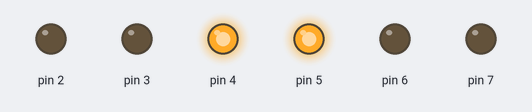
Simulated run of this sketch. Board: Arduino Uno, built with avr-gcc and run on an emulated ATmega328P. On the bench: output pins drawn as LEDs (lit = HIGH). What the sketch prints to the serial monitor is not drawn.

Above: at 5.05 s.
Timing chart, 0 to 8.0 s (numbered marks = the images above):
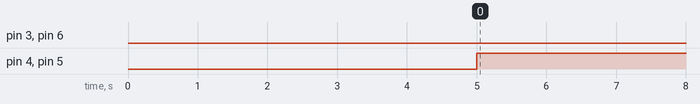

The sketch:

drive_by_command.ino
```cpp
#include <Arduino.h>
#include "Encoder.hpp"
#include "Motor.hpp"

// Set up motors.
mtrn3100::Motor l_motor(2, 4, 3);
mtrn3100::Motor r_motor(7, 5, 6);

// Set up encoders.
void readLeftEncoder();
void readRightEncoder();
mtrn3100::Encoder l_encoder(18, 22, readLeftEncoder);
mtrn3100::Encoder r_encoder(19, 23, readRightEncoder);
void readLeftEncoder() { l_encoder.readEncoder(); }
void readRightEncoder() { r_encoder.readEncoder(); }

// Drive parameters.
constexpr uint8_t pwm = 80;
constexpr uint16_t forwardDuration = 10000;
constexpr uint16_t turnDuration = 300;

// Drive plan.
constexpr size_t drivePlanLength = 5;
char drivePlan[drivePlanLength + 1] = "FLRLR";
size_t drivePlanIndex = 0;

void forward() {
    l_motor.setPWM(pwm);
    r_motor.setPWM(pwm);
    delay(forwardDuration);
    l_motor.setPWM(0);
    r_motor.setPWM(0);
    delay(500);
}

void turnLeft() {
    l_motor.setPWM(-pwm);
    r_motor.setPWM(pwm);
    delay(turnDuration);
    l_motor.setPWM(0);
    r_motor.setPWM(0);
    delay(500);
}

void turnRight() {
    l_motor.setPWM(pwm);
    r_motor.setPWM(-pwm);
    delay(turnDuration);
    l_motor.setPWM(0);
    r_motor.setPWM(0);
    delay(500);
}

void setup() {
    Serial.begin(9600);
    delay(5000);
    Serial.print("Ready");
}

void loop() {
    // Get next motion.
    l_motor.setPWM(0);
    r_motor.setPWM(0);
    switch (drivePlan[drivePlanIndex]) {
        case 'L':
            turnLeft();
            break;
        case 'R':
            turnRight();
            break;
        case 'F':
            forward();
            break;
    }

    drivePlanIndex++;
    Serial.print(l_encoder.position);
    Serial.print(",");
    Serial.print(r_encoder.position);
    Serial.println();
   //  Stop program if drive plan is complete.
    while (drivePlanIndex == drivePlanLength) {
      Serial.print(0);
      l_motor.setPWM(0);
      delay(1000000);
      Serial.print(1);
      r_motor.setPWM(0);
    }
}
```

Encoder.hpp
```cpp
#pragma once

#include <Arduino.h>

namespace mtrn3100 {

class Encoder {
public:
    Encoder(uint8_t enc1, uint8_t enc2, void* callback) : encoder1_pin(enc1), encoder2_pin(enc2) {
        pinMode(encoder1_pin, INPUT_PULLUP);
        pinMode(encoder2_pin, INPUT_PULLUP);
        attachInterrupt(digitalPinToInterrupt(encoder1_pin), callback, RISING);
    }
    //uint16_t num_pulses=0;
    //void countPulses() { num_pulses++; }
    void readEncoder() {
        //num_pulses= num_pulses+direction;
        noInterrupts();
        if (digitalRead(encoder2_pin)) {
            direction = 1;
            //num_pulses++;
        } else {
            direction = -1;
            //num_pulses--;
        }
        interrupts();

        // Get motor position.
        // COMPLETE THIS BLOCK.
        noInterrupts();
        const uint16_t counts_per_revolution = 265;
        //position = static_cast<float>(num_pulses*2.0*PI)/counts_per_revolution;
        position = position + static_cast<float>(2.0*PI*direction)/counts_per_revolution;
        interrupts();
    }


public:
    const uint8_t encoder1_pin;
    const uint8_t encoder2_pin;
    int8_t direction  ;
    float position =0;
    uint32_t prev_time;
    bool read = false;
};

// Not inside Encoder because only free functions are interruptable.
void setEncoder(mtrn3100::Encoder& encoder) { encoder.read = true; }

}  // namespace mtrn3100
```

Motor.hpp
```cpp
#pragma once

#include <Arduino.h>

namespace mtrn3100 {

class Motor {
public:
    // COMPLETE THIS CONSTRUCTOR.
    Motor(uint8_t analog, uint8_t input1, uint8_t input2) : analog_pin(analog),input1_pin(input1),input2_pin(input2) {
      pinMode(analog_pin,OUTPUT);
      pinMode(input1_pin,OUTPUT);
      pinMode(input2_pin,OUTPUT);
      };

    // COMPLETE THIS FUNCTION.
    // This function sets the PWM of the motor and returns nothing. This function accepts a signed PWM signal with range
    // [-255, 255]. Any values outside this range are clamped to the limits.
    void setPWM(int16_t pwm) {
      if (pwm<-255||pwm>255){
        digitalWrite(input1_pin,LOW);
        digitalWrite(input2_pin,LOW);
        //delay(1000);
        }
      else if (pwm>0){
        digitalWrite(input1_pin,HIGH);
        digitalWrite(input2_pin,LOW);
        analogWrite(analog_pin,pwm);
        }
      else if (pwm<0){
        digitalWrite(input1_pin,LOW);
        digitalWrite(input2_pin,HIGH);
        analogWrite(analog_pin,pwm);
        }
      else if (pwm==0){
        digitalWrite(input1_pin,LOW);
        digitalWrite(input2_pin,LOW);
        analogWrite(analog_pin,0);
      }
      //delay(170);
      //digitalWrite(input1_pin,LOW);
      //digitalWrite(input2_pin,LOW);
      }

private:
    const uint8_t analog_pin;
    const uint8_t input1_pin;
    const uint8_t input2_pin;
};

}  // namespace mtrn3100
```

Measured:
- by itself, pin 3: LOW → HIGH at 15.5 s, → LOW 0.30 s later, → HIGH 1.3 s later, → LOW 0.30 s later, … (4 changes in this stretch)
- by itself, pin 4: repeats every 1.6 s: LOW 1.3 s, HIGH 0.30 s, until it stays LOW from 18.2 s
- by itself, pin 5: goes HIGH 10.0 s, LOW 0.50 s, HIGH 0.30 s, LOW 1.3 s, HIGH 0.30 s, then LOW
- by itself, pin 6: LOW → HIGH at 16.3 s, → LOW 0.30 s later, → HIGH 1.3 s later, → LOW 0.30 s later, … (4 changes in this stretch)
